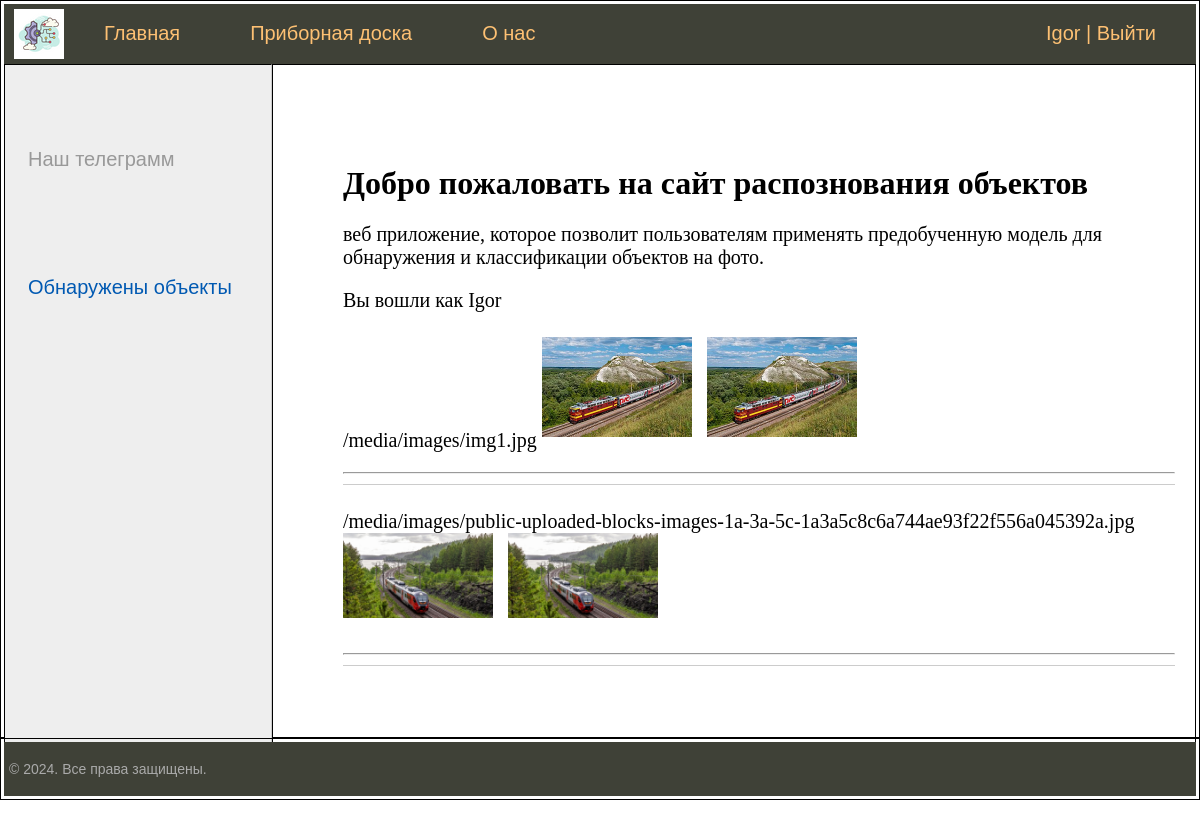
The page / (signed in) on the database as committed earlier.
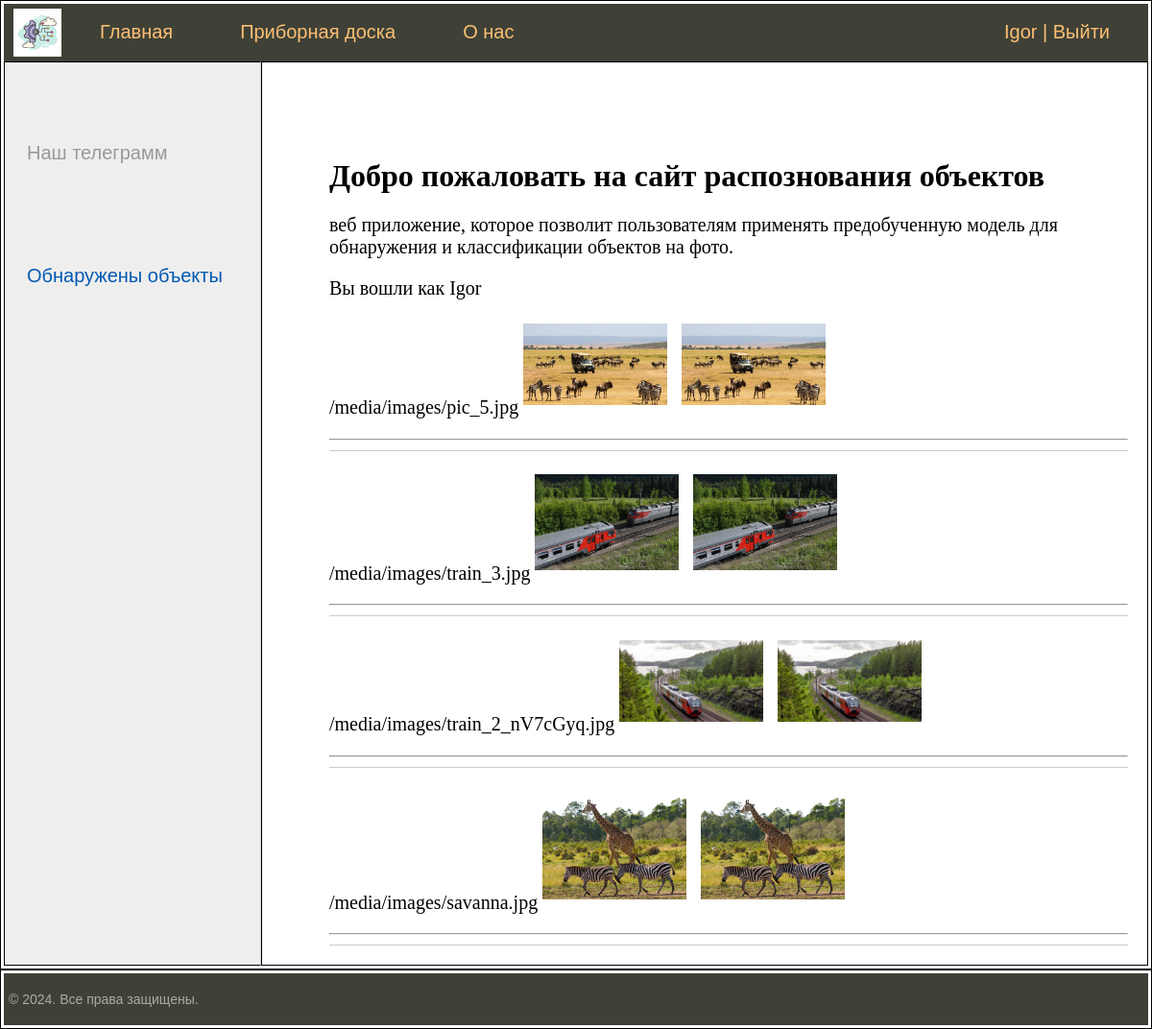
The same page on the database as committed later.
### object_detection/models.py (models this page shows, shortened)
class ImageFeed(models.Model):
    user = models.ForeignKey(settings.AUTH_USER_MODEL, on_delete=models.CASCADE, verbose_name='Пользователь')
    image = models.ImageField(upload_to='images/', verbose_name='Изображение')
    class Meta:
        verbose_name = 'Изображение'
        verbose_name_plural = 'Изображения'
        ordering = ['-pk']

### object_detection/views.py (the view)
# urls.py: 2. Add a URL to urlpatterns:  path('', views.home, name='home')
def home(request):
    if request.user.is_authenticated:
        image_feeds = ImageFeed.objects.filter(user=request.user)
        context = {
            'image_feeds': image_feeds,
            'menu': menu,
            'title': 'Главная',
        }
        return render(request, 'object_detection/home.html', context=context)
    else:
        return render(request, 'object_detection/home.html', {'menu': menu, 'title': 'Главная'})

### object_detection/templatetags/detection_tag.py (called while the page is built)
@register.simple_tag
def get_all_type():
    type_detected = DetectedObject.objects.order_by('object_type').values('object_type', 'image_feed_id').distinct()
    return type_detected

@register.inclusion_tag('object_detection/list_categories.html')
def show_categories(cat_selected=0):
    type_detected = DetectedObject.objects.order_by('object_type').values('object_type', 'image_feed_id').distinct()
    t_list = []
    for t in type_detected:
        t_list.append(t['object_type'])
    return {'type_detected': type_detected,  'cat_selected': cat_selected}

### object_detection/templates/object_detection/home.html (shortened to what this page needs)
{% extends 'object_detection/base.html' %}
{% load detection_tag %}
{% block content %}
<h1>Добро пожаловать на сайт распознования объектов</h1>
<p>веб приложение, которое позволит пользователям применять предобученную модель для обнаружения и классификации
объектов на фото.</p>
{% if request.user.is_authenticated %}
    <p>Вы вошли как {{ request.user }}</p>
    <ul class="list-articles">
            {% for i in image_feeds %}
                <li><h2>{{ p.user }}</h2>
                    {% if i.image %}
                        {{ i.image.url }}
                        <a href="{{ i.image.url }}" target="_blank">
                            <img class="img-article-left thumb" src="{{ i.image.url }}" alt="Card image cap">
                        </a>
                        <a href="{% url 'image_detect' i.id %}">
                            <img class="img-article-left thumb" src="{{ i.image.url }}" alt="Card image cap">
                        </a>
                    {% endif %}
                    <hr>
                </li>
            {% endfor %}
    </ul>
{% endif %}
{% endblock %}

### object_detection/templates/object_detection/base.html (shortened to what this page needs)
{% load static %}
{% load detection_tag %}
<!DOCTYPE html>
<html>
<head>
    <link type="text/css" href="{% static 'object_detection/css/styles.css' %}" rel="stylesheet" />
</head>
<body>
<table class="table-page" border=0 cellpadding="0" cellspacing="0">
<tr><td valign=top>
{% block mainmenu %}
		<div class="header">
			<ul id="mainmenu" class="mainmenu">
			<li class="logo"><a href="{% url 'home' %}"><div class="logo"></div></a></li>
				{% if request.user.is_authenticated %}
                {% for m in menu %}
			    <li><a href="{% url m.url_name %}">{{m.title}}</a></li>
                {% endfor %}
				<li class="last"> {{user.username}} | <a href="{% url 'logout' %}">Выйти</a></li>
				{% else %}
				<li class="last"><a href="{% url 'register' %}">Регистрация</a> | <a href="{% url 'login' %}">Войти</a></li>
				{% endif %}
			</ul>
		</div>
{% endblock mainmenu %}
<table class="table-content"  border="0" cellpadding="0" cellspacing="0">
<tr>
        <td valign="top" class="left-chapters">
        <ul id="leftchapters">
                <li class="share">
                <p>Наш телеграмм</p>
                <a class="telegram" href="https://t.me/UU_diplom"></a>
                </li>
                <li class="selected">Обнаружены объекты</li>
 <!--               {% get_all_type as type_detect %}
        </ul>
</td>
<td valign="top" class="content">
        <div class="content-text">
{% block content %}
{% endblock %}
        </div>
</td></tr></table>
</td></tr>
<tr><td valign=top>
        <div id="footer">
                <p>© 2024. Все права защищены.</p>
        </div>
</td></tr></table>
</body>
</html>

### object_detection/static/object_detection/css/styles.css (style rules this page uses)
html, body { font-family: 'Arial'; margin: 0; padding: 0; height: 100%; width: 100%; color: #444; }
a { color: #0059b2; text-decoration: none; }
img { max-width: 600px; height: auto; }
img.img-article-left { max-width: 300px; height: auto; float: none; padding: 0 10px 10px 0; }
img.img-article-left.thumb { max-width: 150px; height: auto; }
ul.list-articles { list-style: none; margin: 0; padding: 0; }
ul.list-articles li { border-bottom: 1px solid #ccc; }
.table-page { width: 100%; height: 100%; vertical-align: top; }
.table-page tr { height: 100%; }
.header { background: #3F4137; height: 60px; }
.logo { background: url('../images/logo.png') no-repeat 10px 5px; width: 70px; height: 60px; }
ul.mainmenu { list-style: none; margin: 0; padding: 0; height: 60px; color: #fdc073; font-size: 20px; overflow: hidden; }
ul.mainmenu li { float: left; margin: 18px 40px 0 30px; }
ul.mainmenu li.logo { margin: 0; }
ul.mainmenu li.last { float: right; }
ul.mainmenu li a { color: #fdc073; text-decoration: none; }
.table-content { width: 100%; min-height: 100%; height: 100%; }
.left-chapters { margin: 0; background: #eee; border-right: 1px solid #ccc; min-height: 100%; }
.left-chapters ul { width: 230px; min-height: 100%; margin: 0; padding: 20px 10px 10px 20px; list-style: none; font-size: 20px; }
.left-chapters ul li { margin: 30px 0 0 0; color: #999; }
.left-chapters ul li.selected { color: #0059b2; }
.left-chapters ul li a { color: #444; text-decoration: none; }
.left-chapters ul li.share { margin: 60px 0 0 0; }
.left-chapters ul li.share p { margin: 30px 0 30px 0; }
.left-chapters ul li.share a { display: inline-block; width: 40px; height: 40px; margin: 0 20px 0 0; }
.content { padding: 40px 20px 20px 40px; width: 100%; box-sizing: border-box; }
.content-text { margin: 60px 0 0 30px; color: #000; font-size: 20px; font-family: Yandex Sans Display Light; }
.content-text h1 { font-size: 32px; }
#footer { box-sizing: border-box; background: #3F4137; padding: 5px; color: #aaa; font-size: 14px; font-family: Verdana, Geneva, Arial, Helvetica; text-align: left; overflow: hidden; }
TD, TH { padding: 3px; border: 1px solid black; }

Rows that differ between the two databases and show on the page:
removed ImageFeed: image "/media/images/img1.jpg", image (picture)
removed ImageFeed: image "/media/images/public-uploaded-blocks-images-1a-3a-5c-1a3a5c8c6a744ae93f22f556a045392a.jpg", image (picture)
added ImageFeed: image "/media/images/pic_5.jpg", image (picture)
added ImageFeed: image "/media/images/train_3.jpg", image (picture)
added ImageFeed: image "/media/images/train_2_nV7cGyq.jpg", image (picture)
added ImageFeed: image "/media/images/savanna.jpg", image (picture)
